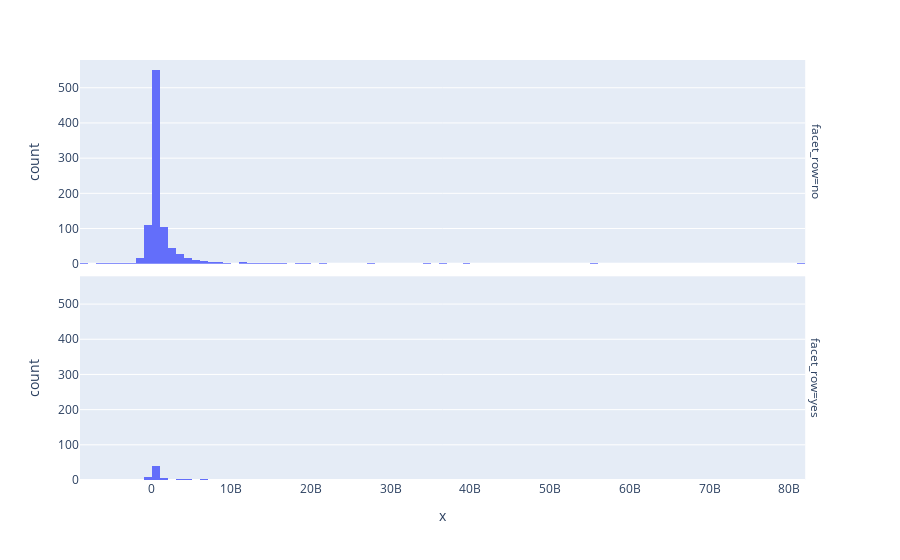

Notebook code for this chart:
### Markdown cell above
We can also review subsets of data:

### Code cell
# how are companies ran by female CEOs different in terms of revenue
px.histogram(x=fortune.profit, facet_row=fortune.ceo_woman)#facet=create a subplot

### Figure 1 — Plotly figure (JSON) as saved in the notebook; plotly's stock layout.template omitted (floating-point values rounded to 4 significant figures; data arrays with more than 128 entries replaced by an {"elided": "..."} marker saying what was removed)
{"data": [{"alignmentgroup": "True", "bingroup": "x", "hovertemplate": "facet_row=no<br>x=%{x}<br>count=%{y}<extra></extra>", "legendgroup": "", "marker": {"color": "#636efa", "pattern": {"shape": ""}}, "name": "", "offsetgroup": "", "orientation": "v", "showlegend": false, "type": "histogram", "x": {"elided": "932 float values"}, "xaxis": "x2", "yaxis": "y2"}, {"alignmentgroup": "True", "bingroup": "x", "hovertemplate": "facet_row=yes<br>x=%{x}<br>count=%{y}<extra></extra>", "legendgroup": "", "marker": {"color": "#636efa", "pattern": {"shape": ""}}, "name": "", "offsetgroup": "", "orientation": "v", "showlegend": false, "type": "histogram", "x": [6634000000, 6732000000, 4807000000, 19401000000, 4440000000, 1541000000, 11083000000, 3484000000, 3970300000, 2248000000, 3748000000, -667000000, -422200000, 691000000, 3747000000, 736800000, -7656000000, 351000000, 1660900000, 870000000, 205900000, 1092000000, 713000000, 297500000, -3784200000, 968100000, 1149700000, 144500000, 705900000, 680000000, 341000000, 226000000, 852000000, 1500000000, -661400000, 820000000, 643400000, 356100000, 198100000, 1195700000, 254700000, 774000000, -267900000.0, 433000000, 396000000, 39400000, 210700000, -346800000, 529900000, 73200000, 108900000, 223400000, 137600000, 40000000, 62800000, 217900000, 380100000, 160500000, -78800000, 307600000, -157700000, 859900000, 59100000, 114000000, 61400000, 56300000, 214000000, -12800000], "xaxis": "x", "yaxis": "y"}], "layout": {"annotations": [{"font": {}, "showarrow": false, "text": "facet_row=yes", "textangle": 90, "x": 0.98, "xanchor": "left", "xref": "paper", "y": 0.2425, "yanchor": "middle", "yref": "paper"}, {"font": {}, "showarrow": false, "text": "facet_row=no", "textangle": 90, "x": 0.98, "xanchor": "left", "xref": "paper", "y": 0.7575, "yanchor": "middle", "yref": "paper"}], "barmode": "relative", "legend": {"tracegroupgap": 0}, "margin": {"t": 60}, "xaxis": {"anchor": "y", "domain": [0, 0.98], "title": {"text": "x"}}, "xaxis2": {"anchor": "y2", "domain": [0, 0.98], "matches": "x", "showticklabels": false}, "yaxis": {"anchor": "x", "domain": [0, 0.485], "title": {"text": "count"}}, "yaxis2": {"anchor": "x2", "domain": [0.515, 1], "matches": "y", "title": {"text": "count"}}}}
